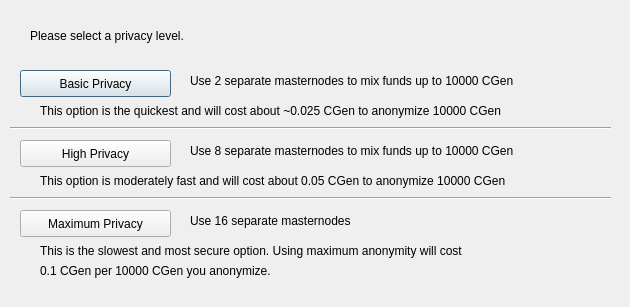
<?xml version="1.0" encoding="UTF-8"?>
<ui version="4.0">
 <class>ObfuscationConfig</class>
 <widget class="QDialog" name="ObfuscationConfig">
  <property name="geometry">
   <rect>
    <x>0</x>
    <y>0</y>
    <width>630</width>
    <height>307</height>
   </rect>
  </property>
  <property name="windowTitle">
   <string>Configure Obfuscation</string>
  </property>
  <widget class="QPushButton" name="buttonBasic">
   <property name="geometry">
    <rect>
     <x>20</x>
     <y>70</y>
     <width>151</width>
     <height>27</height>
    </rect>
   </property>
   <property name="text">
    <string>Basic Privacy</string>
   </property>
  </widget>
  <widget class="QPushButton" name="buttonHigh">
   <property name="geometry">
    <rect>
     <x>20</x>
     <y>140</y>
     <width>151</width>
     <height>27</height>
    </rect>
   </property>
   <property name="text">
    <string>High Privacy</string>
   </property>
  </widget>
  <widget class="QPushButton" name="buttonMax">
   <property name="geometry">
    <rect>
     <x>20</x>
     <y>210</y>
     <width>151</width>
     <height>27</height>
    </rect>
   </property>
   <property name="text">
    <string>Maximum Privacy</string>
   </property>
  </widget>
  <widget class="QLabel" name="label">
   <property name="geometry">
    <rect>
     <x>30</x>
     <y>20</y>
     <width>571</width>
     <height>31</height>
    </rect>
   </property>
   <property name="text">
    <string>Please select a privacy level.</string>
   </property>
  </widget>
  <widget class="QLabel" name="label_2">
   <property name="geometry">
    <rect>
     <x>190</x>
     <y>70</y>
     <width>421</width>
     <height>21</height>
    </rect>
   </property>
   <property name="text">
    <string>Use 2 separate masternodes to mix funds up to 10000 CGen</string>
   </property>
  </widget>
  <widget class="QLabel" name="label_3">
   <property name="geometry">
    <rect>
     <x>190</x>
     <y>140</y>
     <width>411</width>
     <height>21</height>
    </rect>
   </property>
   <property name="text">
    <string>Use 8 separate masternodes to mix funds up to 10000 CGen</string>
   </property>
  </widget>
  <widget class="QLabel" name="label_4">
   <property name="geometry">
    <rect>
     <x>190</x>
     <y>210</y>
     <width>421</width>
     <height>21</height>
    </rect>
   </property>
   <property name="text">
    <string>Use 16 separate masternodes</string>
   </property>
  </widget>
  <widget class="QLabel" name="label_6">
   <property name="geometry">
    <rect>
     <x>40</x>
     <y>100</y>
     <width>561</width>
     <height>21</height>
    </rect>
   </property>
   <property name="text">
    <string>This option is the quickest and will cost about ~0.025 CGen to anonymize 10000 CGen</string>
   </property>
  </widget>
  <widget class="QLabel" name="label_7">
   <property name="geometry">
    <rect>
     <x>40</x>
     <y>170</y>
     <width>561</width>
     <height>21</height>
    </rect>
   </property>
   <property name="text">
    <string>This option is moderately fast and will cost about 0.05 CGen to anonymize 10000 CGen</string>
   </property>
  </widget>
  <widget class="QLabel" name="label_8">
   <property name="geometry">
    <rect>
     <x>40</x>
     <y>240</y>
     <width>561</width>
     <height>21</height>
    </rect>
   </property>
   <property name="text">
    <string>This is the slowest and most secure option. Using maximum anonymity will cost</string>
   </property>
  </widget>
  <widget class="QLabel" name="label_9">
   <property name="geometry">
    <rect>
     <x>40</x>
     <y>260</y>
     <width>561</width>
     <height>21</height>
    </rect>
   </property>
   <property name="text">
    <string>0.1 CGen per 10000 CGen you anonymize.</string>
   </property>
  </widget>
  <widget class="Line" name="line">
   <property name="geometry">
    <rect>
     <x>10</x>
     <y>120</y>
     <width>601</width>
     <height>16</height>
    </rect>
   </property>
   <property name="orientation">
    <enum>Qt::Horizontal</enum>
   </property>
  </widget>
  <widget class="Line" name="line_2">
   <property name="geometry">
    <rect>
     <x>10</x>
     <y>190</y>
     <width>601</width>
     <height>16</height>
    </rect>
   </property>
   <property name="orientation">
    <enum>Qt::Horizontal</enum>
   </property>
  </widget>
 </widget>
 <resources/>
 <connections/>
</ui>
